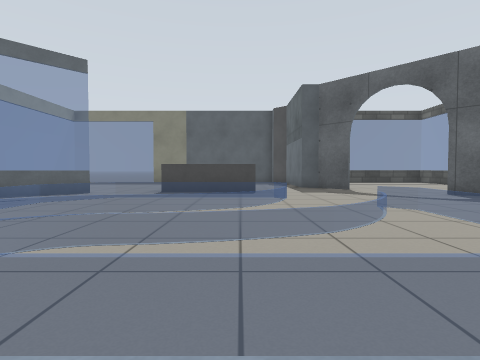
[1] (above)

14 first-person views from a walk through a Gazebo world. The camera is 0.72 m above the floor, tilts 2° down and sees 80° across. The floor is counted in squares, 1 m on a side. Each view is taken from the middle of a square. On the plan, view 1 faces up. The plan holds only what a view shows up to about 10 squares ahead; the rest is blank. Surface patterns are stand-ins for the level's own textures.

[2]
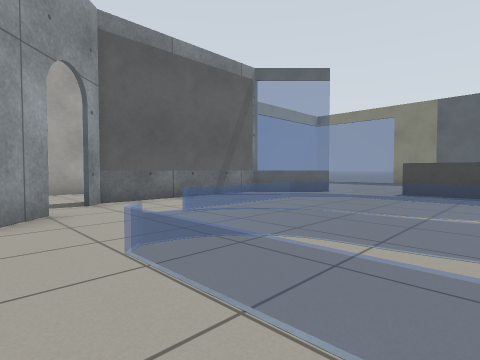

[3]
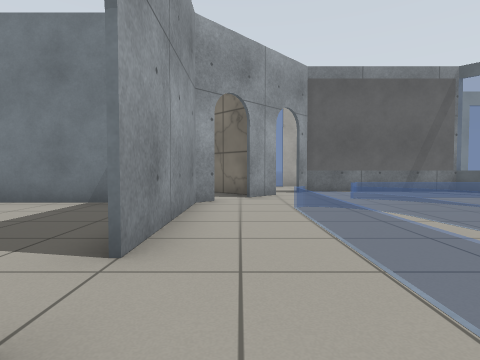

[4]
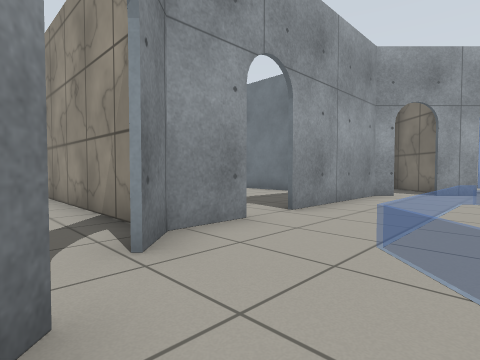

[5]
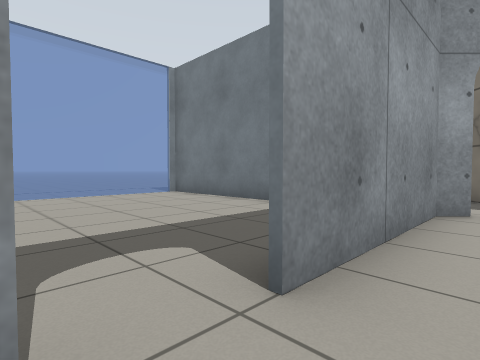

[6]
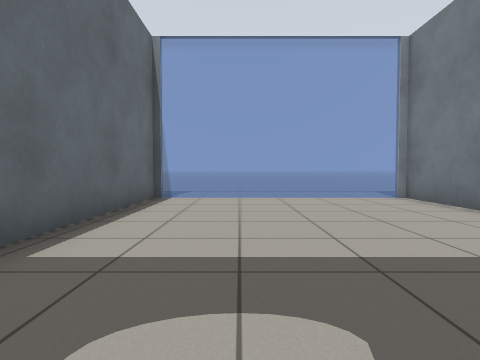

[7]
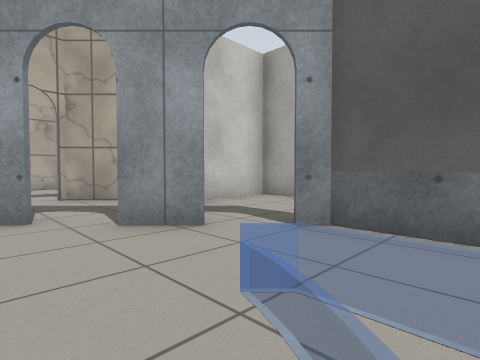

[8]
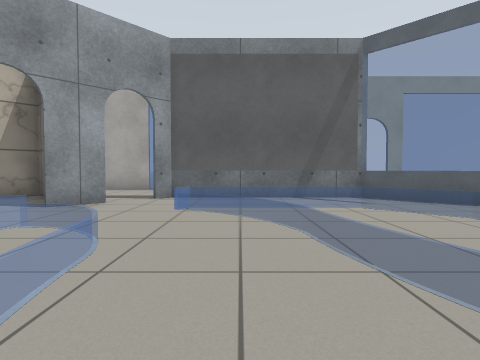

[9]
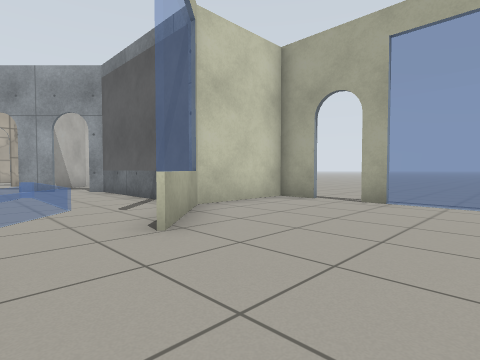

[10]
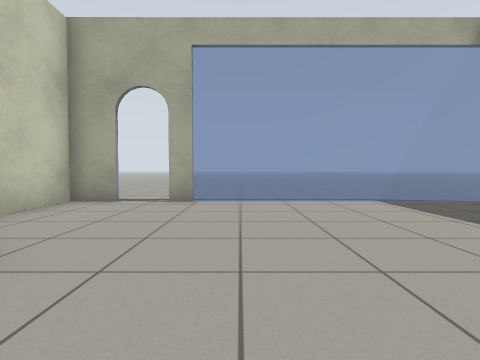

[11]
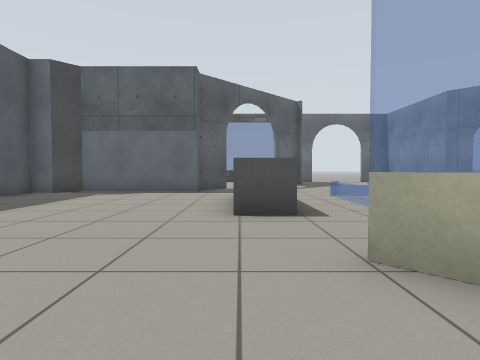

[12]
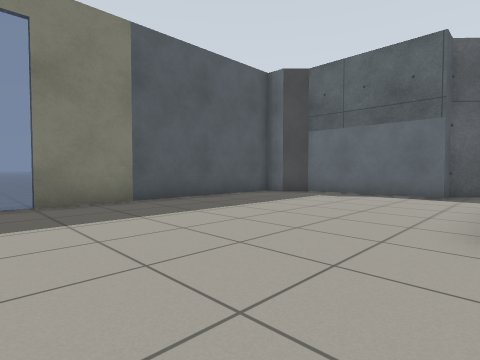

[13]
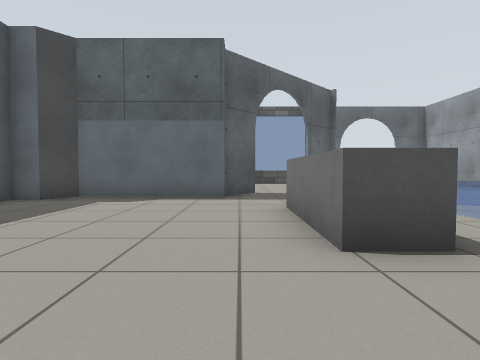

[14]
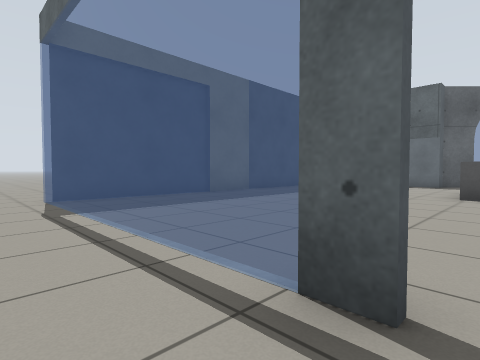

### Floor plan
Key: @ floor where view 1 was taken; # wall or solid block; . floor; = window, fence, low wall or low ledge.
Columns run from 11 left of view 1 to 7 right of it. Each row starts with its distance up from view 1.
 18 ...
 17 .#=====
 16 .=....=########
 15 .=............#
 14 .=............#
 13 .=............#
 12 .=............#
 11 .=............##
 10 .=.......###......
  9 ......=..===......
  8 .#...==...........#
  7 .####=.======.....
  6     #..=...=.....
  5     #..====...=.
  4     #..=.....==.
  3  #  #..=..===.=.
  2  #=.#....=....=..
  1    ...#..=====..#
  0  # ..##....@...##
 -1  # .##..####.###
 -2  #####..#.....#.
 -3      ##.#.....#.
 -4       ..#.....#.
 -5       ..#.....#.
 -6         #.....#
 -7         #.....#
 -8         =======
 -9         .......
-10         .......

Positions as (right, up) in squares from view 1, and headings:
1: (0, 0), facing up
2: (0, 0), facing up-left
3: (3, 0), facing left
4: (5, 2), facing down-left
5: (2, 0), facing down-left
6: (1, -1), facing down
7: (-3, 4), facing down-left
8: (1, 4), facing left
9: (-3, 12), facing down-left
10: (-3, 11), facing left
11: (-7, 10), facing right
12: (-6, 10), facing up-right
13: (-5, 11), facing right
14: (-11, 9), facing up-right
